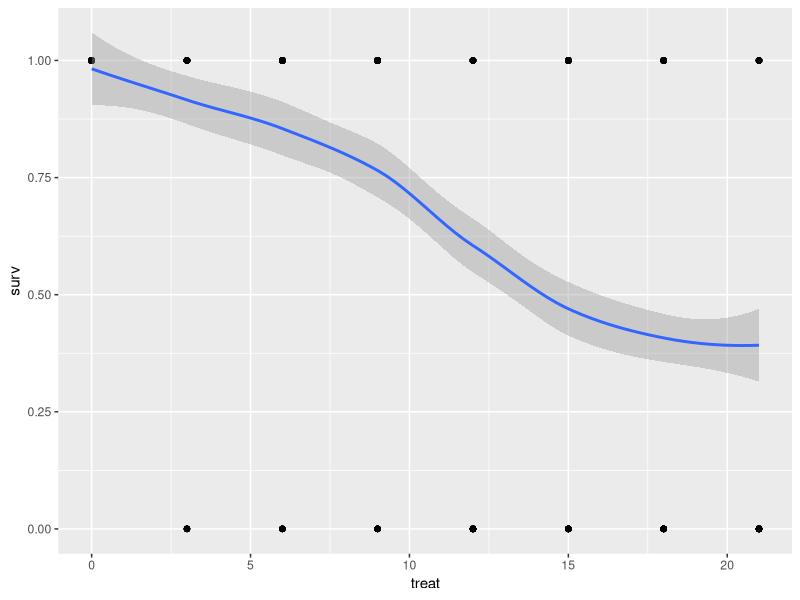

Write R code to recreate this figure.
##### Paper: water inundation sensitivity in dipterocarps
##### author: james margrove 
##### date: 26.01.2017

##### imported packaged 
require(ggplot2)
require(lme4)

data <- read.table("Experiment, mort, leafAB, dden, wden,sla.txt", header = TRUE);
str(data)

##### data exploration with ggplot. 
ggplot(data, aes(x=treat, y=surv)) + geom_point() + stat_smooth()

model1 <- glmer(surv ~ treat + dia + (1|sp/mother) + (1|block), data = data, family = "binomial")
summary(model1)

##### effect
# the effect of flooding overall on dipterocarps is negative. 